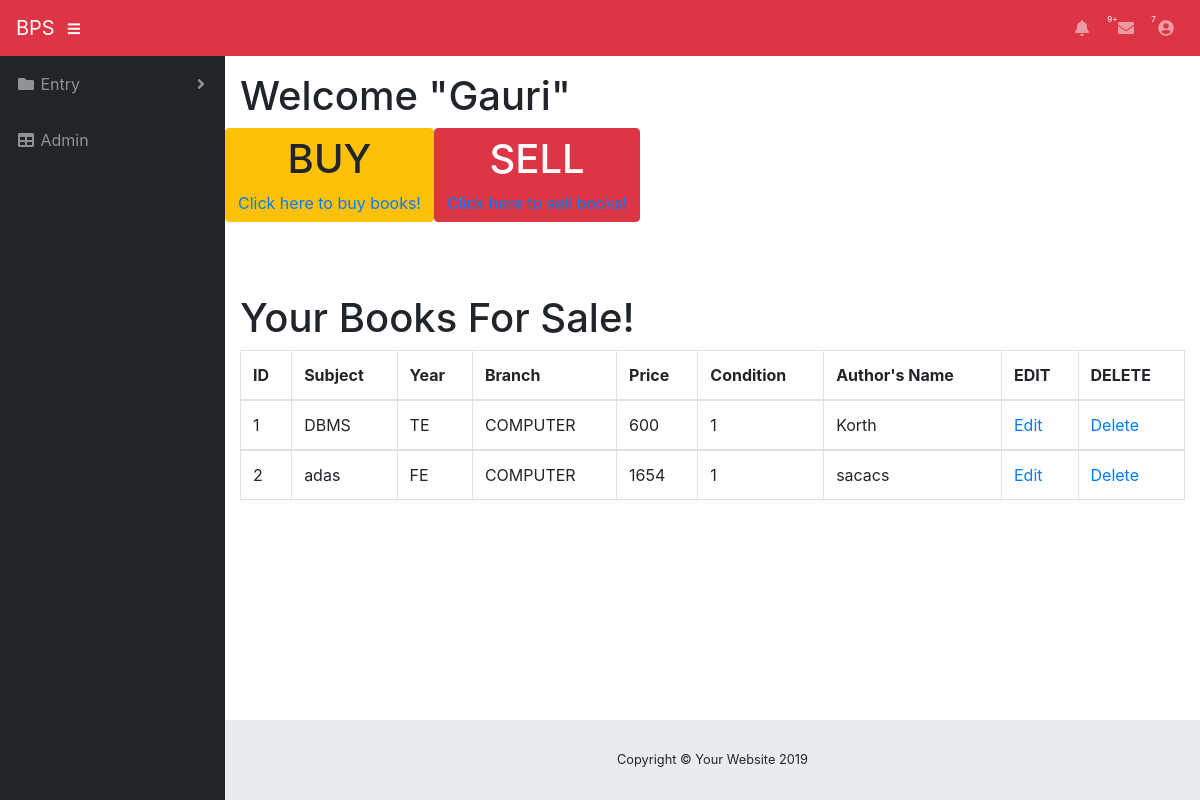
/BEP/buysell.php (signed in), run on the app's committed database.
### tables this page shows
CREATE TABLE `book_info` (
  `id` int(11) NOT NULL,
  `irn` varchar(255) NOT NULL,
  `subject` varchar(255) NOT NULL,
  `b_year` varchar(255) NOT NULL,
  `branch` varchar(255) NOT NULL,
  `price` varchar(255) NOT NULL,
  `condt` varchar(255) NOT NULL,
  `author_name` varchar(255) NOT NULL
);

### BEP/buysell.php (the view, shortened to what this page needs)
<?php include"includes/header.php";?>
<?php include"includes/navigation.php";?>
  <div id="wrapper">
    <?php include"includes/sidebar.php";?>
    <div id="content-wrapper">
      <div class="container-fluid">
      <h1>Welcome "<?php echo $_SESSION['first_name']; ?>"</h1>
     <div class="row">
     <div  class="btn btn-warning">
    <h1>BUY</h1>
     <a href="buybook.php">Click here to buy books!</a>
    </div>
    <br> <br> <br>
    <div  class="btn btn-danger">
    <h1>SELL</h1>
     <a href="sellbook.php">Click here to sell books!</a>
    </div>
     </div>
    <br> <br> <br>
<h1>Your Books For Sale!</h1>
     <table class="table table-bordered" id="turfs"  cellspacing="0">
              <thead>
                <tr>
                  <th>ID</th>
                  <th>Subject</th>
                  <th>Year</th>
                  <th>Branch</th>
                  <th>Price</th>
                  <th>Condition</th>
                  <th>Author's Name</th>
                  <th>EDIT</th>
                  <th>DELETE</th>
                </tr>
              </thead>
              <?php
                  $got_irn=$_SESSION['irn_no'];
                   $query = "SELECT * FROM book_info where irn = '$got_irn'";
                   $query_result = mysqli_query($connection,$query);
                   if($query_result)
                   {
                       $id2=1;
                       while($row = mysqli_fetch_assoc($query_result))
                       {
                                $subject=$row['subject'];
                                $b_year=$row['b_year'];
                                $branch=$row['branch'];
                                $price=$row['price'];
                                $condt=$row['condt'];
                                $author=$row['author_name'];
                                 $id=$row['id'];
                           echo
                           "  <tbody>
                           <tr>
                           <td>$id2</td>
                           <td>$subject</td>
                           <td>$b_year</td>
                           <td>$branch</td>
                           <td>$price</td>
                           <td>$condt</td>
                           <td>$author</td>
                           <td> <a href='edit.php?editid=$id'>Edit</a></td>
                           <td> <a href='buysell.php?delete=$id'>Delete</a></td>
                           </tr>
                       </tbody>";
                       $id2++;
                       }
                   }
                   else
                   {
                       echo "Error in query";
                   }
              ?>
             </table>
      </div>
      <footer class="sticky-footer">
        <div class="container my-auto">
          <div class="copyright text-center my-auto">
            <span>Copyright © Your Website 2019</span>
          </div>
        </div>
      </footer>
    </div>
  </div>
  <?php include"includes/footer.php";?>

### data on the page
book_info: subject "DBMS", b_year "TE", branch "COMPUTER", price "600", condt "1", author_name "Korth"
book_info: subject "adas", b_year "FE", branch "COMPUTER", price "1654", condt "1", author_name "sacacs"

### other printed values
$_SESSION['first_name'] "Gauri"
